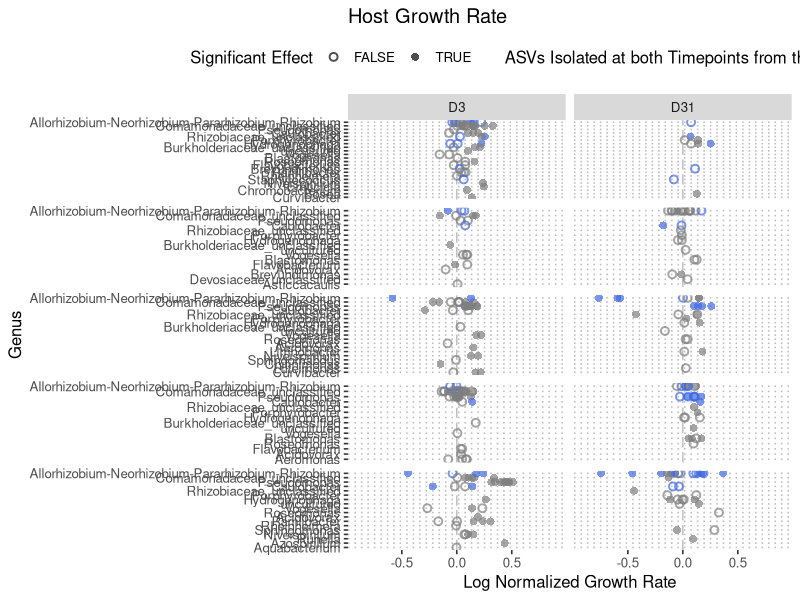
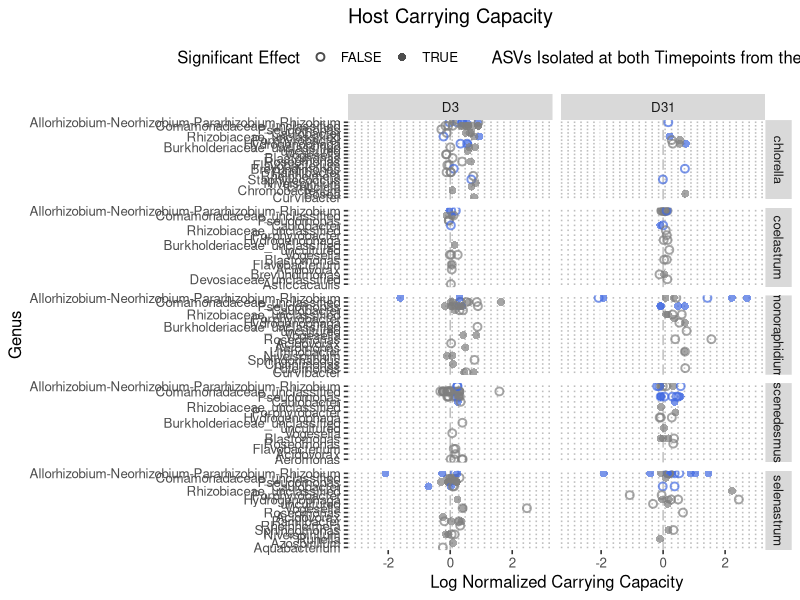
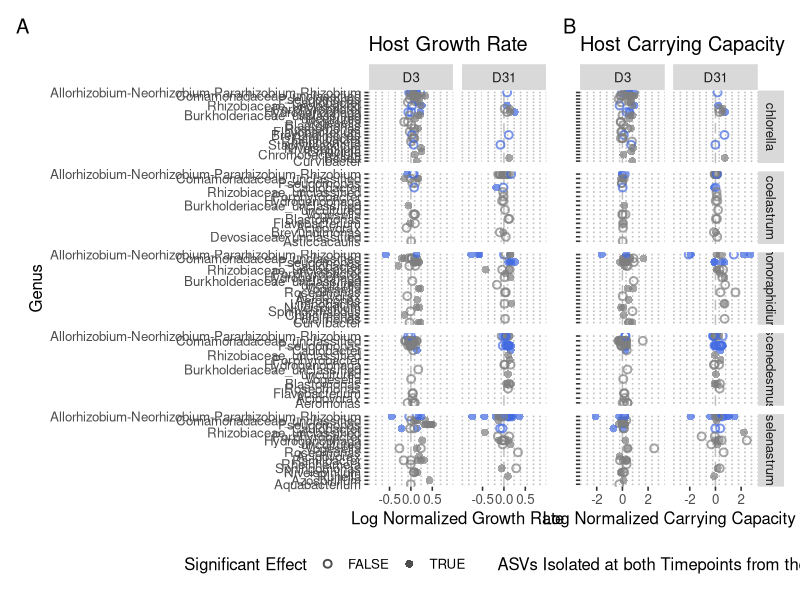
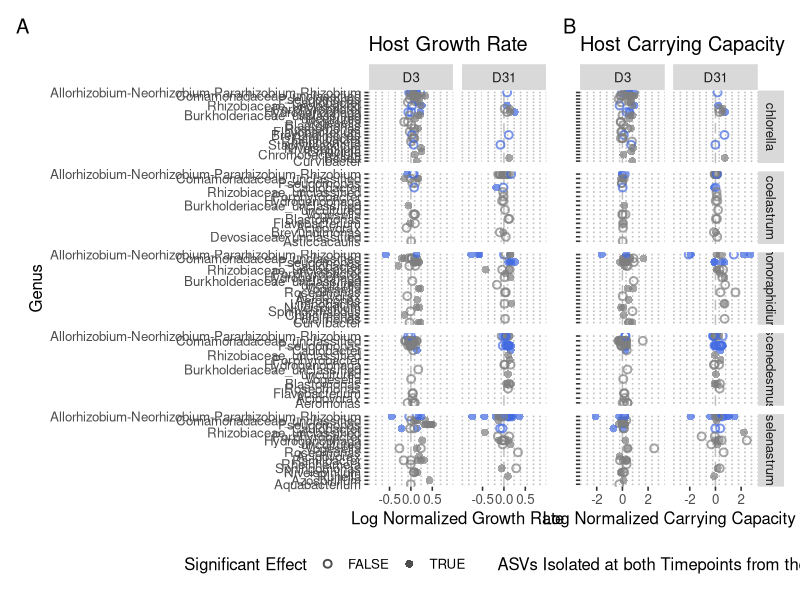

R code for these plots, in order:
### This script uses collection_tax_data.csv and logistic_mod_stats_normCoefs.csv to build figure 2

##### Libraries ####
library(tidyverse)
library(ggpubr)
library(patchwork)

#### Read in Data from Master ####
colors <- read.csv("./csv_files/colors.csv")|>
  mutate(host_species = str_to_lower(hostLong))|>
  select(host_species, color)

contaminates <- read.csv("./fig1/Isolate_contamination_report.csv") |>
  mutate(asv = str_replace(string = asv, pattern = "0+", replacement = ''))
 
stats_meanCoefs <- read.csv("./csv_files/collection_tax_data.csv") |>
  mutate(asv = str_replace(string = asv, pattern = "0+", replacement = ''),
         order = factor(parse_number(asv)),
         isolation_day = ifelse(str_detect(Isolate, "D31|DF"), "D31", "D3")) |>
  anti_join(contaminates, by = "asv") |>
  arrange(order, desc = TRUE) 

stats_pure_meanCoefs <- filter(stats_meanCoefs, mixed == F)

asv_presence <- stats_pure_meanCoefs |>
  group_by(asv) |>
  mutate(distinct_hosts = n_distinct(host_species),
         distinct_day = n_distinct(isolation_day))

summary_data <- stats_meanCoefs |>
  distinct(growthrate, .keep_all =TRUE) |>
  group_by(host_species,isolation_day) |>
  summarise(n_pos_gr = sum((logNormGR > 0 & pGR_greater <= 0.05)),
            n_0_gr = sum(pGR_greater >= 0.05 & pGR_less >= 0.05),
            n_neg_gr = sum(logNormGR < 0 & pGR_less <= 0.05))
  
#### Faceted Plots ####
grPlot_facet <- stats_pure_meanCoefs |>
  mutate(significant = ifelse(pGR_greater <= 0.05 |
                                pGR_less <= 0.05, T, F)) |>
  distinct(growthrate, .keep_all =TRUE) |>
  group_by(asv,host_species) |>
  mutate(distinct_day = as.character(n_distinct(isolation_day))) |>
  ggplot(aes(
    x = logNormGR,
    y = fct_reorder(Genus,desc(order)),
    shape = significant,
    color = distinct_day
  )) +
  geom_vline(aes(xintercept = 0), color = "grey", linetype = "longdash") +
  geom_point(size = 2, alpha = 0.7,stroke = 1) +
  scale_shape_manual(values = c(1, 16), "Significant Effect")+
  facet_grid(host_species ~ isolation_day, scales = "free_y") +
  #log of coculture growthrate/axenic growthrate
  labs(x = "Log Normalized Growth Rate",
       y = "Genus",
       title = "Host Growth Rate") +
  xlim(-0.9,0.9) +
  scale_color_manual(values = c("2" = "royalblue"), "ASVs Isolated at both Timepoints from the Same Host") +
  theme_pubclean() +
  theme(
    strip.background.y = element_blank(),
    strip.text.y = element_blank()
  )

grPlot_facet


ccPlot_facet <- stats_pure_meanCoefs |>
  mutate(significant = ifelse(pGR_greater <= 0.05 |
                                pGR_less <= 0.05, T, F)) |>
  distinct(growthrate, .keep_all =TRUE) |>
  group_by(asv,host_species) |>
  mutate(distinct_hosts = as.character(n_distinct(host_species)),
         distinct_day = as.character(n_distinct(isolation_day))) |>
  ggplot(aes(
    x = logNormCC,
    y = fct_reorder(Genus,desc(order)),
    shape = significant,
    color = distinct_day
  )) +
  geom_vline(aes(xintercept = 0), color = "grey", linetype = "longdash") +
  geom_point(size = 2, alpha = 0.7, stroke = 1) +
  scale_shape_manual(values = c(1, 16), "Significant Effect")+
  facet_grid(host_species ~ isolation_day, scales = "free_y") +
  #log of coculture growthrate/axenic growthrate
  labs(x = "Log Normalized Carrying Capacity",
       y = "Genus",
       title = "Host Carrying Capacity") +
  xlim(-3, 3) +
  scale_color_manual(values = c("2" = "royalblue"), "ASVs Isolated at both Timepoints from the Same Host") +
  # scale_color_manual(values = c("5" = "#D2042D",
  #                               "4" = "#E1AD01",
  #                               "3" = "green",
  #                               "2" = "royalblue",
  #                               "1" = "black"), "ASVs Shared by Hosts") +
  theme_pubclean()
ccPlot_facet


final_plot <-
  (grPlot_facet | (ccPlot_facet + lapply(c("y.text","ylab"),rremove))) +
  plot_annotation(tag_levels = "A") + 
  plot_layout(guides = 'collect') &
  theme(legend.position = "bottom",
        legend.justification = "center")

final_plot
png(filename = "./fig2/GR,CC Isolate Impacts on Host.png",
    res = 450,
    type = "cairo",
    units = "in",
    width = 14,
    height = 12)
final_plot
dev.off()